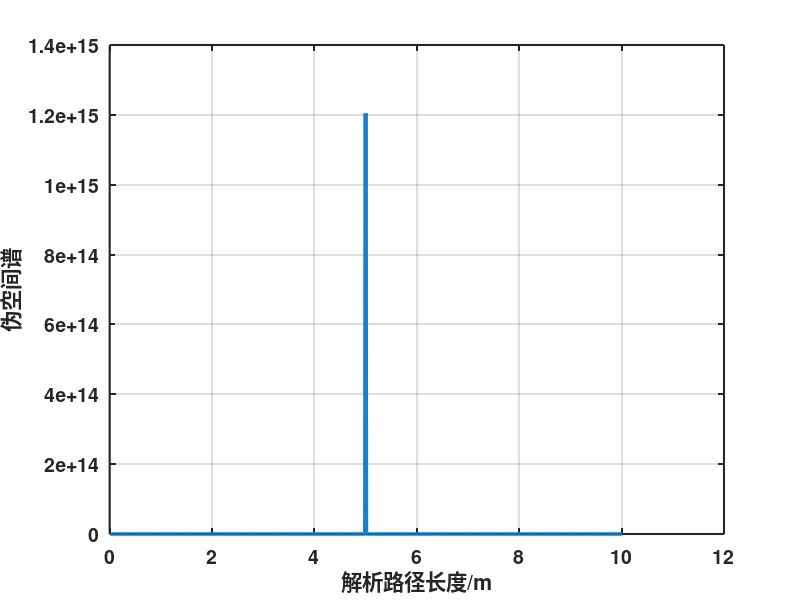

The MATLAB source for this figure:
clear;
close all;

%% 仿真设置
% 参数设置
N_Rx_subcarrier = 30;                % 接收天线子载波个数
N_signal_source = 1;                 % 信号源个数
simu_path_length = [5];              % 仿真路径长度（m）
snr = 10;                            % 信号信噪比（dB）
duration = 8;                        % 信号持续时间（秒）
sample_rate = 1000;                  % 采样率（Hz）
N_samples = duration * sample_rate;  % 总采样点个数
frequency = 5.32e9;                  % 信号中心频率（Hz）
delta_f = 312.5e3;                   % 相邻子载波频率间隔，单位：Hz，如何计算：20MHz/64
c = 229792458;                       % 光速（m/s）
subcarrier_num = [-28, -26, -24, -22, -20, -18, -16, ...
    -14, -12, -10, -8, -6, -4, -2, -1, 1, 3, 5, 7, 9, ...
    11, 13, 15, 17, 19, 21, 23, 25, 27, 28];  % 30个子载波的序列号
subcarrier_30_freq = zeros(1, 30);   % 30个子载波的频率分布数组
for i = 1:30
    num = subcarrier_num(i);
    freq = frequency + num * delta_f;
    subcarrier_30_freq(i) = freq;
end

% 仿真信号
A = exp(-1i * 2 * pi * subcarrier_30_freq .'* (simu_path_length / c));  % 仿真(接收天线个数×信号源个数)个信号
S = randn(N_signal_source, N_samples);  % 仿真(信号源个数×采样点个数)个信号的幅值
H = A * S;  % 仿真(接收天线个数×采样点个数)个信号
% H = awgn(H, snr, 'measured');  % 在信号中添加高斯噪声

%% MUSIC算法过程
Cov = H * H' / N_samples;   % 协方差矩阵
[Ev, D] = eig(Cov);         % 特征值分解
% [V,D] = eig(A)返回特征值的对角矩阵D和矩阵V
% 其列是对应的右特征向量，使得AV = VD
EVA = diag(D)';             % 将特征值提取为1行
[~, index] = sort(EVA);     % 对特征值从小到大排序，index：1,2, ..., 10
EV = fliplr(Ev(:, index));  % 对应特征矢量排序
En = EV(:, N_signal_source+1: N_Rx_subcarrier);  % 取特征向量矩阵的第N_signal_source+1到N_Rx_antenna列特征向量组成噪声子空间
 
% 遍历所有路径长度，计算空间谱
path_length = zeros(1, 11);   % 预分配
p_music = zeros(1, 11); % 预分配
for i = 1:1001
    path_length(i) = i / 100; 
    a = exp(-1i * 2 * pi * subcarrier_30_freq * (path_length(i) / c)).';
    p_music(i) = abs(1 / (a' * (En*En') * a));
end
% p_max = max(p_music);
% p_music = 10 * log10(p_music / p_max);  % 归一化处理

%% 绘图
figure();
plot(path_length, p_music, 'LineWidth', 3, 'Color', [0.1, 0.5, 0.8])
set(gca, 'FontWeight', 'bold', "FontSize", 14, 'LineWidth', 1.5);
set(gcf, 'color', 'white'); grid on; box on;
grid on;
xlabel('解析路径长度/m')
ylabel('伪空间谱')